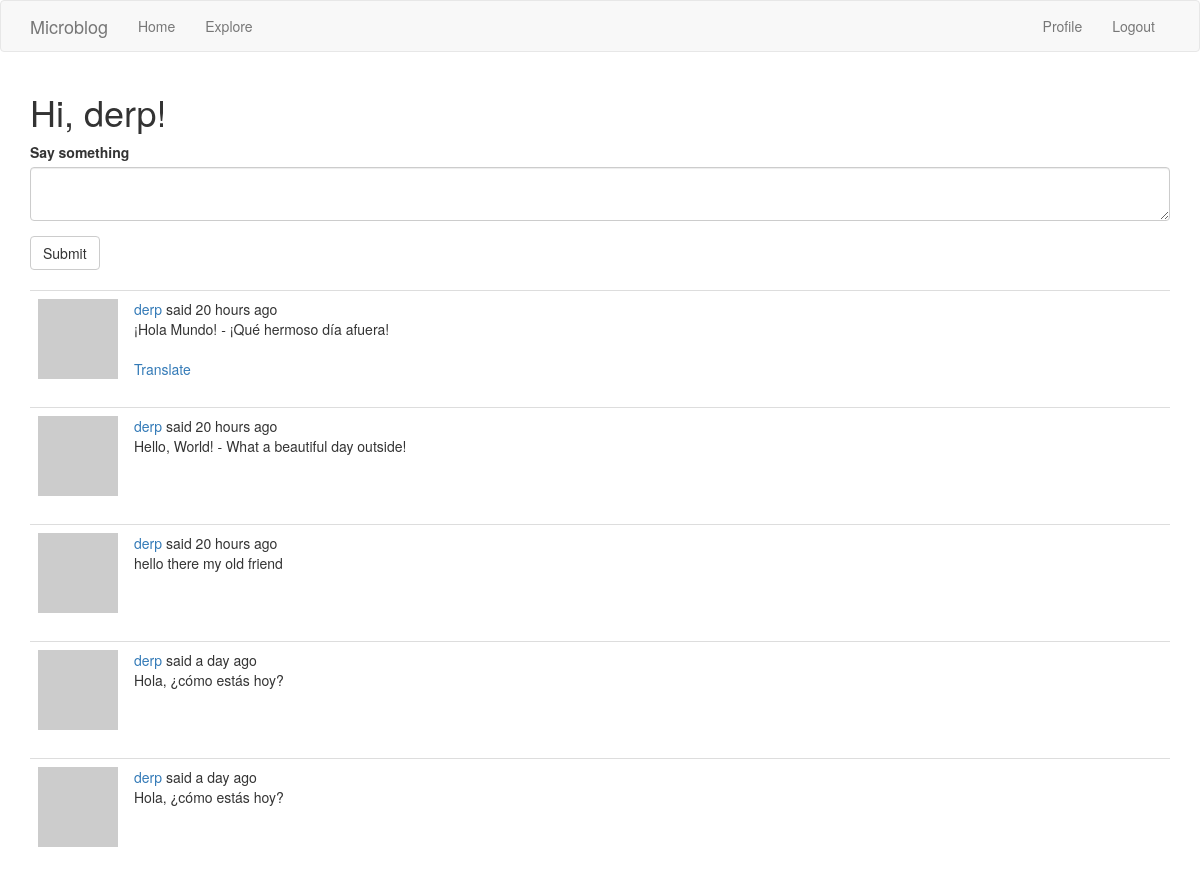
The page /index (signed in, upper part) on the database as committed earlier.
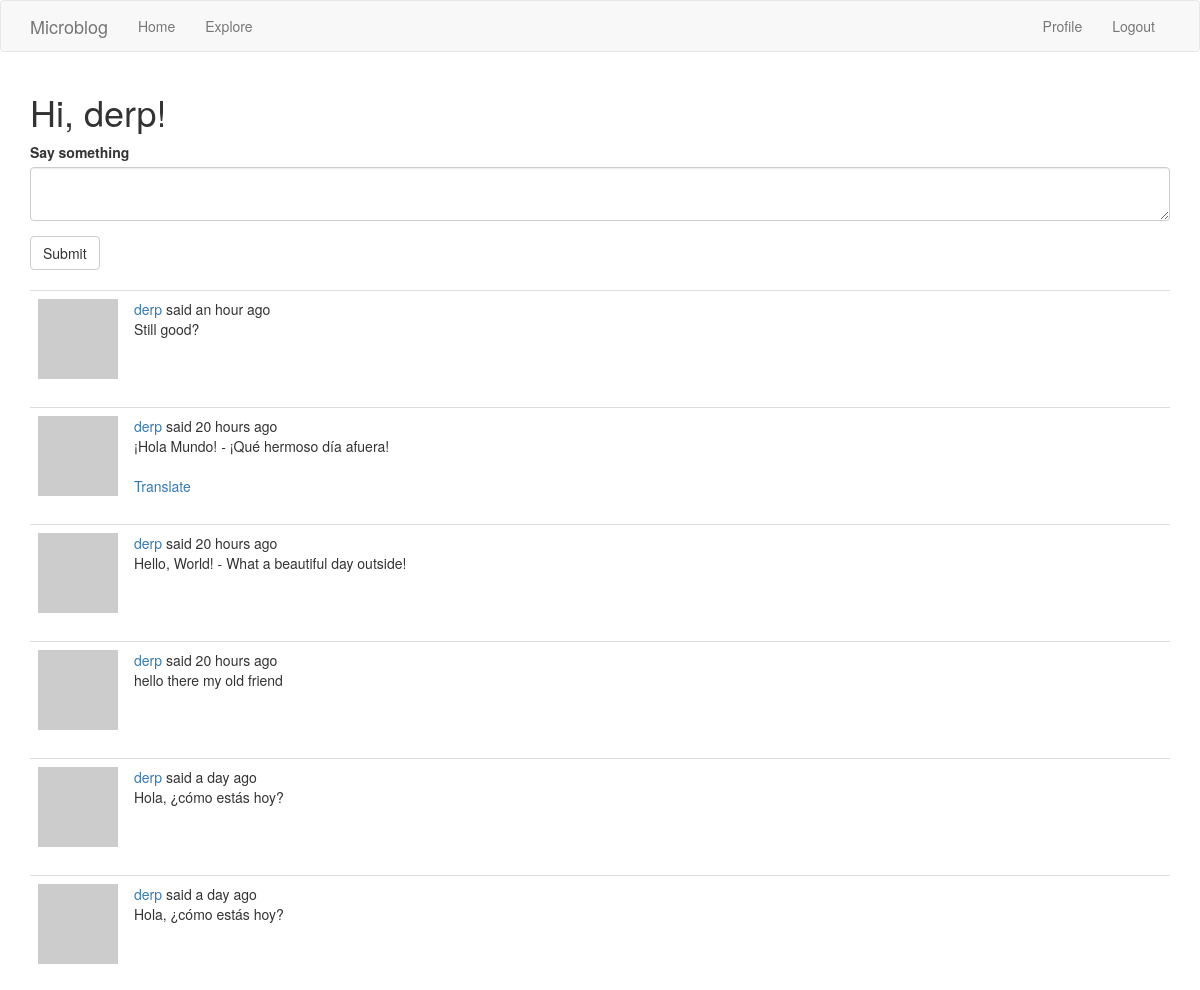
The same page on the database as committed later.
### app/models.py (models this page shows, shortened)
class Post(db.Model):
    id = db.Column(db.Integer, primary_key=True)
    body = db.Column(db.String(140))
    timestamp = db.Column(db.DateTime, index=True, default=datetime.utcnow)
    user_id = db.Column(db.Integer, db.ForeignKey('user.id'))
    language = db.Column(db.String(5))

### app/main/routes.py (the view, shortened to what this page needs)
@bp.route('/', methods=['GET', 'POST'])
@bp.route('/index', methods=['GET', 'POST'])
@login_required
def index():
    form = PostForm()
    page = request.args.get('page', 1, type=int)
    posts = current_user.followed_posts().paginate(
        page, current_app.config['POSTS_PER_PAGE'], False)
    next_url = url_for('main.index', page=posts.next_num) \
        if posts.has_next else None
    prev_url = url_for('main.index', page=posts.prev_num) \
        if posts.has_prev else None
    return render_template('index.html', title=_('Home'), form=form,
                           posts=posts.items, next_url=next_url,
                           prev_url=prev_url)

### app/main/forms.py
class PostForm(FlaskForm):
    post = TextAreaField(_l('Say something'), validators=[DataRequired()])
    submit = SubmitField(_l('Submit'))

### app/main/routes.py (called while the page is built)
@bp.before_app_request
def before_request():
    if current_user.is_authenticated:
        current_user.last_seen = datetime.utcnow()
        db.session.commit()
    g.locale = str(get_locale())

### app/models.py (called while the page is built)
@login.user_loader
def load_user(id):
    return User.query.get(int(id))

    def avatar(self, size):
        digest = md5(self.email.lower().encode('utf-8')).hexdigest()
        return 'https://www.gravatar.com/avatar/{}?d=identicon&s={}'.format(
            digest, size)

    def followed_posts(self):
        followed = Post.query.join(
            followers, (followers.c.followed_id == Post.user_id)).filter(
                followers.c.follower_id == self.id)
        own = Post.query.filter_by(user_id=self.id)
        return followed.union(own).order_by(Post.timestamp.desc())

### app/templates/index.html (shortened to what this page needs)
{% extends "base.html" %}
{% import 'bootstrap/wtf.html' as wtf %}
{% block app_content %}
    <h1>{{ _('Hi, %(username)s!', username=current_user.username) }}</h1>
    {% if form %}
    {{ wtf.quick_form(form) }}
    <br>
    {% endif %}
    {% for post in posts %}
        {% include '_post.html' %}
    {% endfor %}
{% endblock %}

### app/templates/_post.html (shortened to what this page needs)
    <table class="table table-hover">
        <tr>
            <td width="70px">
                <a href="{{ url_for('main.user', username=post.author.username) }}">
                    <img src="{{ post.author.avatar(70) }}" />
                </a>
            </td>
            <td>
                {{ _('%(username)s said %(when)s',
                    username=user_link, when=moment(post.timestamp).fromNow()) }}
                <br>
                <span id="post{{ post.id }}">{{ post.body }}</span>
                {% if post.language and post.language != g.locale %}
                <br><br>
                <span id="translation{{ post.id }}">
                    <a href="javascript:translate(
                                '#post{{ post.id }}',
                                '#translation{{ post.id }}',
                                '{{ post.language }}',
                                '{{ g.locale }}');">{{ _('Translate') }}</a>
                </span>
                {% endif %}
            </td>
        </tr>
    </table>

Rows that differ between the two databases and show on the page:
added Post: body "Still good?"
